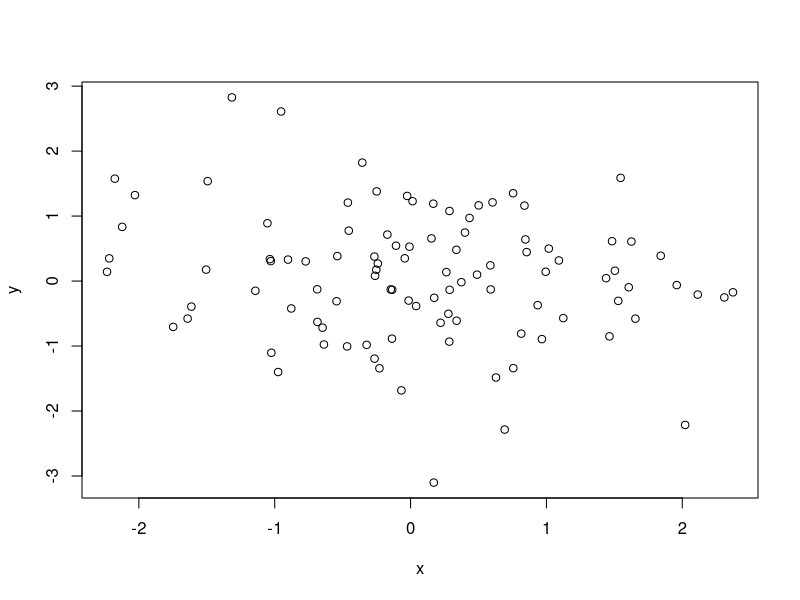

Write the R code that produced this figure.
## ---- chunk 1
knitr::knit_hooks$set(mysize = function(before, options, envir) {
  if (before)
    return(options$size)
})
## ---- chunk 2
options(width=80)
knitr::opts_chunk$set(echo = TRUE, messgae = FALSE, warning = FALSE, mysize=TRUE, size='\\small')
## ---- chunk 3
    library(magrittr)
    mtcars %$%
        cor(disp, mpg)
## ---- chunk 4
    library(tibble)
    tibble(x = rnorm(100), y = rnorm(100)) %T>%
        plot() %$%
        cor(x, y)
